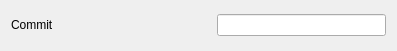
<?xml version="1.0" encoding="UTF-8"?>
<ui version="4.0">
 <class>SingleCommitFilterProperties</class>
 <widget class="QWidget" name="SingleCommitFilterProperties">
  <property name="geometry">
   <rect>
    <x>0</x>
    <y>0</y>
    <width>397</width>
    <height>51</height>
   </rect>
  </property>
  <property name="windowTitle">
   <string>Form</string>
  </property>
  <layout class="QVBoxLayout" name="verticalLayout">
   <item>
    <layout class="QHBoxLayout" name="horizontalLayout">
     <item>
      <widget class="QLabel" name="label">
       <property name="enabled">
        <bool>true</bool>
       </property>
       <property name="minimumSize">
        <size>
         <width>200</width>
         <height>0</height>
        </size>
       </property>
       <property name="text">
        <string>Commit</string>
       </property>
      </widget>
     </item>
     <item>
      <widget class="QLineEdit" name="uiCommitHash">
       <property name="font">
        <font>
         <family>Monospace</family>
        </font>
       </property>
      </widget>
     </item>
    </layout>
   </item>
  </layout>
 </widget>
 <resources/>
 <connections/>
</ui>
